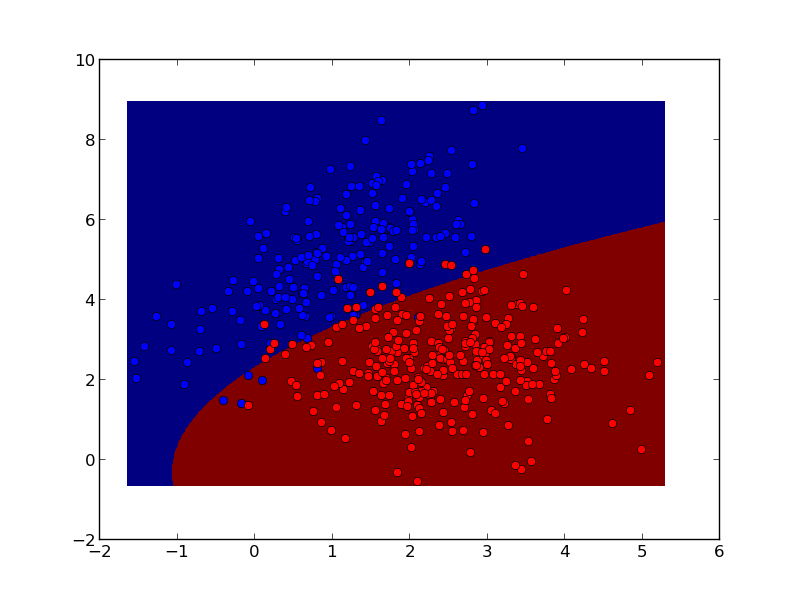

Source code (Python):
import numpy as np
import matplotlib.pyplot as plt
from sklearn.naive_bayes import GaussianNB

x1 = np.genfromtxt("class1.csv", delimiter = ",")
x2 = np.genfromtxt("class2.csv", delimiter = ",")

y1 = np.zeros(x1.shape[0])
y2 = np.ones(x2.shape[0])

x = np.concatenate((x1, x2), axis = 0)
y = np.concatenate((y1, y2))

xmin, xmax = x[:, 0].min() - 0.1, x[:, 0].max() + 0.1
ymin, ymax = x[:, 1].min() - 0.1, x[:, 1].max() + 0.1


gnb = GaussianNB()
y_pred = gnb.fit(x, y).predict(x)
print "Number of mislabeled points: %d" % (y != y_pred).sum()

xx, yy = np.meshgrid(np.arange(xmin, xmax, 0.01), np.arange(ymin, ymax, 0.01))
xnew = np.c_[xx.ravel(), yy.ravel()]
ynew = gnb.fit(x, y).predict(xnew).reshape(xx.shape)

fig = plt.figure(1)
#plt.set_cmap(plt.cm.Paired)
plt.pcolormesh(xx, yy, ynew)
plt.plot(x1[:, 0], x1[:, 1], 'ob', x2[:, 0], x2[:, 1], 'or')
plt.savefig("bayes_simple.png")
